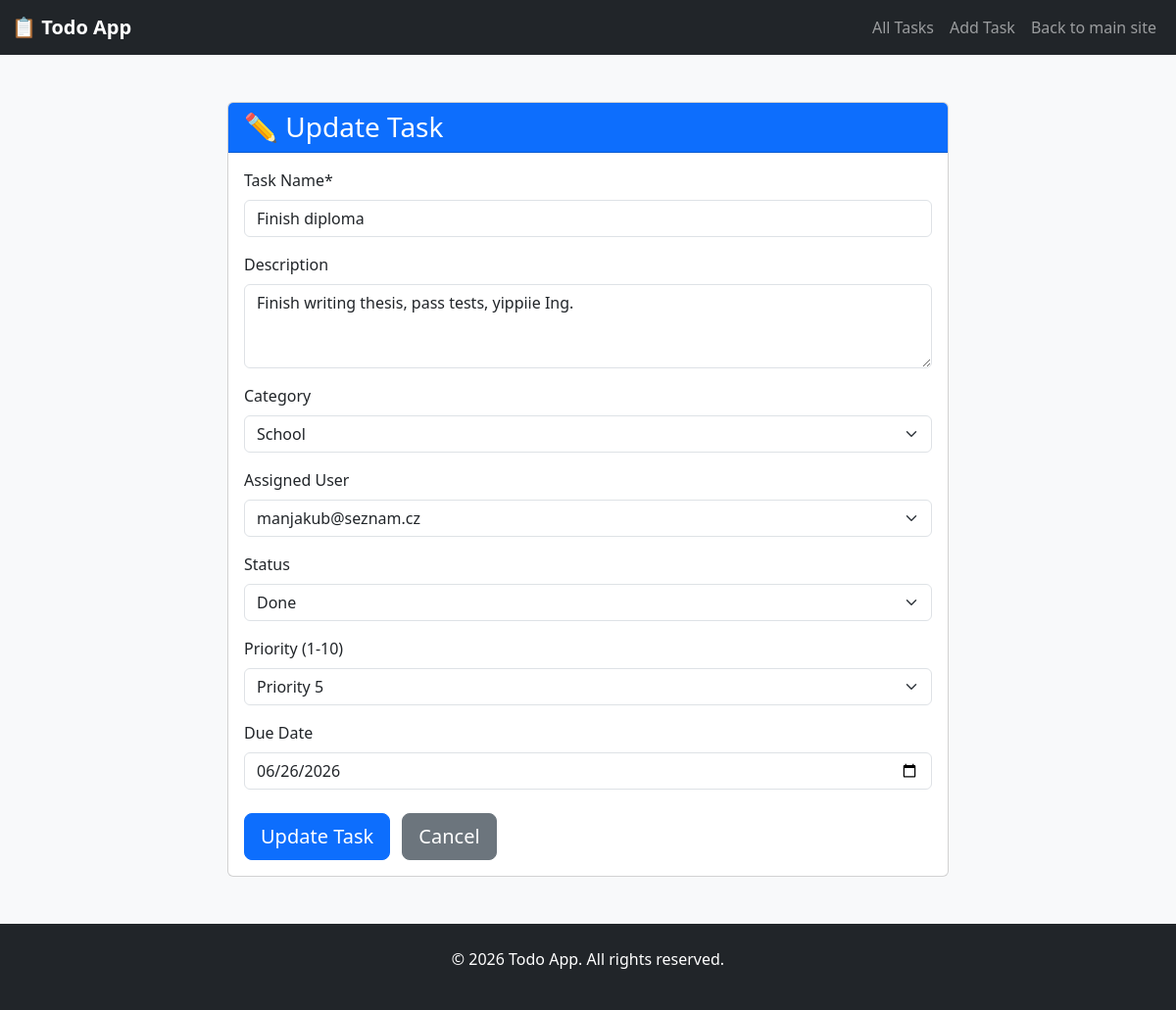
The page /todos/2/update/ on the database its author committed.
### todo_app/models.py (models this page shows, shortened)
class TodoItem(models.Model):
    name = models.CharField(max_length=200, blank=False)
    description = models.TextField(blank=True, null=True)
    category = models.ForeignKey(Category, on_delete=models.CASCADE, related_name="todo_items", null=True, blank=True)
    user = models.ForeignKey(settings.AUTH_USER_MODEL, on_delete=models.CASCADE, related_name="todo_items", null=True, blank=True)
    status = models.ForeignKey(TodoItemStatus, on_delete=models.CASCADE, related_name="todo_items", null=True, blank=True)
    priority = models.ForeignKey(Priority, on_delete=models.CASCADE, related_name="todo_items", null=True, blank=True)
    due_date = models.DateField(blank=True, null=True)
    created_at = models.DateTimeField(auto_now_add=True, null=True)
    updated_at = models.DateTimeField(auto_now=True, null=True)
    class Meta:
        ordering = ['-created_at']
        verbose_name_plural = "Todo Items"

class Category(models.Model):
    name = models.CharField(max_length=200, blank=False)
    class Meta:
        verbose_name_plural = "Categories"
    def __str__(self):
        return self.name

class TodoItemStatus(models.Model):
    name = models.CharField(max_length=200, blank=False)
    class Meta:
        verbose_name_plural = "Todo Item Statuses"
    def __str__(self):
        return self.name

### todo_app/views.py (the view)
# urls.py: path('todos/<int:pk>/update/', views.TodoUpdateView.as_view(), name='todo_update'),
class TodoUpdateView(UpdateView):
    model = TodoItem
    form_class = TodoItemForm
    template_name = 'todo_app/todo_form.html'
    success_url = reverse_lazy('todo_list')

### homepage/models.py (called while the page is built)
    def __str__(self):
        return self.email

### todo_app/models.py (called while the page is built)
    def __str__(self):
        return f"Priority {self.level}"

### templates/todo_app/todo_form.html (shortened to what this page needs)
{% extends 'todo_app/base.html' %}
{% load crispy_forms_tags %}
{% block content %}
<div class="row justify-content-center">
    <div class="col-md-8">
        <div class="card">
            <div class="card-header bg-primary text-white">
                <h3 class="mb-0">
                    {% if form.instance.pk %}
                        ✏️ Update Task
                    {% else %}
                        ➕ Create New Task
                    {% endif %}
                </h3>
            </div>
            <div class="card-body">
                <form method="post" novalidate>
                    {{ form|crispy }}
                    <div class="mt-4">
                        <button type="submit" class="btn btn-primary btn-lg">
                            {% if form.instance.pk %}
                                Update Task
                            {% else %}
                                Create Task
                            {% endif %}
                        </button>
                        <a href="{% url 'todo_list' %}" class="btn btn-secondary btn-lg ms-2">Cancel</a>
                    </div>
                </form>
            </div>
        </div>
    </div>
</div>
{% endblock %}

### static/css/todo.css (style rules this page uses)
body { background-color: #f8f9fa; }

### rows shown on the page
TodoItem: name "Finish diploma", description "Finish writing thesis, pass tests, yippiie Ing.", category "School", user "manjakub@seznam.cz", status "Done", priority "Priority 5", due_date "06/26/2026"
